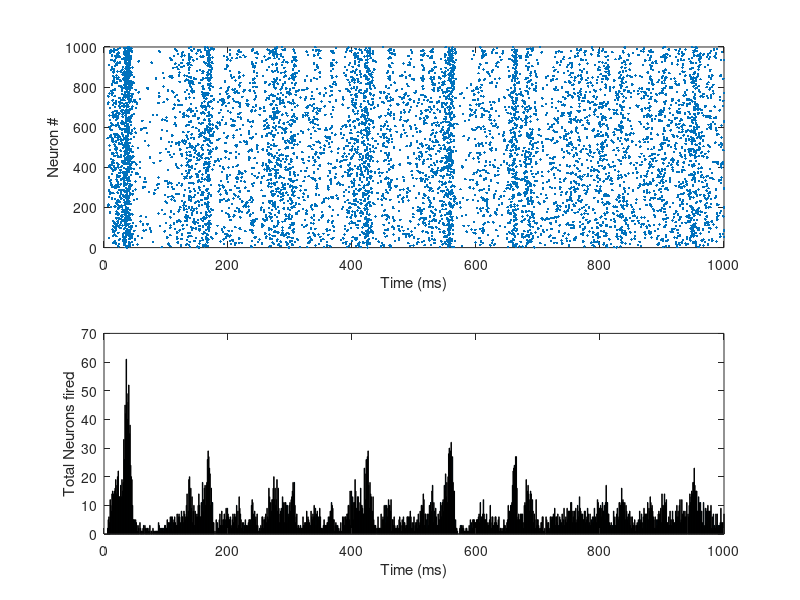

The MATLAB source for this figure:
% Created by Eugene M. Izhikevich, February 25, 2003
% simulates 1000 randomely connected spiking neurons in real time
% [redacted]
clear all; close all; clc
fprintf('This code simulates 1000 randomly connected spiking neurons,\n800 exhitatory and 200 inhibitory, and displays a rastor plot of\nthe spiking activity of all neurons with an random input')

% Excitatory neurons    Inhibitory neurons
Ne=800;                 Ni=200;
re=rand(Ne,1);          ri=rand(Ni,1);
a=[0.02*ones(Ne,1);     0.02+0.08*ri];
b=[0.2*ones(Ne,1);      0.25-0.05*ri];
c=[-65+15*re.^2;        -65*ones(Ni,1)];
d=[8-6*re.^2;           2*ones(Ni,1)];
S=[0.5*rand(Ne+Ni,Ne),  -rand(Ne+Ni,Ni)];

v=-65*ones(Ne+Ni,1);    % Initial values of v
u=b.*v;                 % Initial values of u
firings=[];             % spike timings
tot_firings=zeros(Ne+Ni,1); % cumulated firing for each neuron

for t=1:1000            % simulation of 1000 ms
  I=[5*randn(Ne,1);2*randn(Ni,1)];  % thalamic input
  fired=find(v>=30);                % indices of spikes
  firings=[firings; t+0*fired,fired];
  tot_firings(t) = length(fired);
  v(fired)=c(fired);
  u(fired)=u(fired)+d(fired);
  I=I+sum(S(:,fired),2);
  v=v+0.5*(0.04*v.^2+5*v+140-u+I); % step 0.5 ms
  v=v+0.5*(0.04*v.^2+5*v+140-u+I); % for numerical
  u=u+a.*(b.*v-u);                 % stability
end

figure;
subplot(2,1,1)
plot(firings(:,1),firings(:,2),'.')
xlabel('Time (ms)')
ylabel('Neuron #')
xlim([0 1000])
ylim([0 1000])

subplot(2,1,2)
bar(tot_firings)
xlabel('Time (ms)')
ylabel('Total Neurons fired')
xlim([0 1000])
